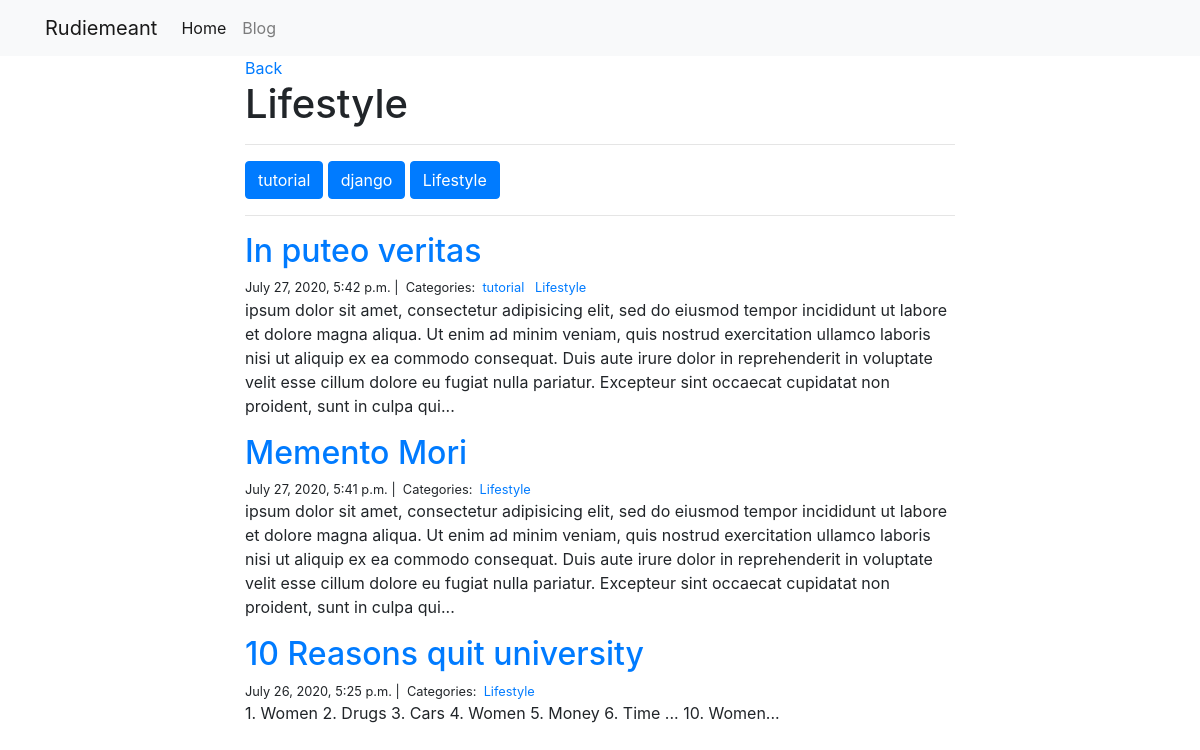
The app's page /blog/Lifestyle/ with its own data.
### blog/models.py (models this page shows, shortened)
class Category(models.Model):
	name = models.CharField(max_length=20)

class Post(models.Model):
	title = models.CharField(max_length=255)
	body = models.TextField(blank=False)
	created_on = models.DateTimeField(auto_now_add=True)
	last_modified = models.DateTimeField(auto_now=True)
	categories = models.ManyToManyField('Category',related_name='posts')

### blog/views.py (the view)
# urls.py: path("<category>/",views.blog_category,name='blog_category'),
def blog_category(request,category):
	posts = Post.objects.filter(
		categories__name__contains=category
		).order_by(
			'-created_on'
		)
	categories = Category.objects.all()
	context = {
		"category" : category,
		"posts" : posts,
		"categories" : categories,
	}
	return render(request,"blog_category.html",context)

### blog/templates/blog_category.html
{% extends "base.html" %}
{% block content %}
<div class="col-md-8 offset-md-2">
	<a href="../">Back</a>
	<h1>{{ category | title }}</h1>
	<hr>
	{% for item in categories %}
	<a href="{% url 'blog_category' item.name %}" class="btn btn-primary">
		{{ item.name }}
	</a>
	{% endfor %}
	<hr>
	{% for post in posts %}
	<h2>
		<a href="{% url 'blog_detail' post.pk %}">{{ post.title }}</a>
	</h2>
	<small>
		{{ post.created_on }} |&nbsp;
		Categories:&nbsp;
		{% for category in post.categories.all %}
		<a href="{% url 'blog_category' category.name %}">
			{{ category.name }}
		</a>&nbsp;
		{% endfor %}
	</small>
	<p> {{ post.body | slice:":400" }}...</p>
	{% endfor %}
</div>
{% endblock content %}

### records on screen
Category: name "Lifestyle"
Category: name "tutorial"
Category: name "django"
Post: title "In puteo veritas", created_on "July 27, 2020, 5:42 p.m.", body "ipsum dolor sit amet, consectetur adipisicing elit, sed do eiusmod tempor incididunt ut labore et dolore magna aliqua. Ut enim ad minim veniam, quis nostrud exercitation ullamco laboris nisi ut aliquip ex ea commodo consequat. Duis aute irure dolor in reprehenderit in voluptate velit esse cillum dolore eu fugiat nulla pariatur. Excepteur sint occaecat cupidatat non proident, sunt in culpa qui"
Post: title "Memento Mori", created_on "July 27, 2020, 5:41 p.m.", body "ipsum dolor sit amet, consectetur adipisicing elit, sed do eiusmod tempor incididunt ut labore et dolore magna aliqua. Ut enim ad minim veniam, quis nostrud exercitation ullamco laboris nisi ut aliquip ex ea commodo consequat. Duis aute irure dolor in reprehenderit in voluptate velit esse cillum dolore eu fugiat nulla pariatur. Excepteur sint occaecat cupidatat non proident, sunt in culpa qui"
Post: title "10 Reasons quit university", created_on "July 26, 2020, 5:25 p.m.", body "1. Women 2. Drugs 3. Cars 4. Women 5. Money 6. Time ... 10. Women"
